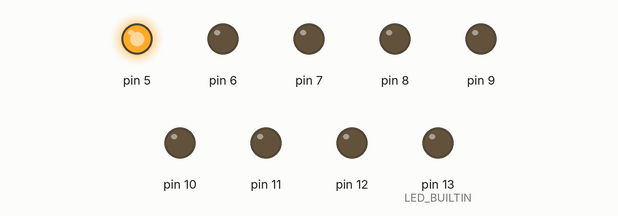
This sketch was run on a simulated Arduino Uno, built with avr-gcc and run on an emulated ATmega328P. Shown: output pins drawn as LEDs (lit = HIGH).

Above: at 0.5 s.
At 2.5 s:
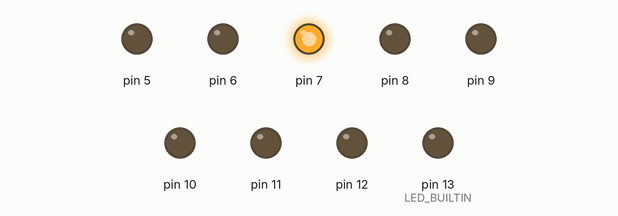
At 3.5 s:
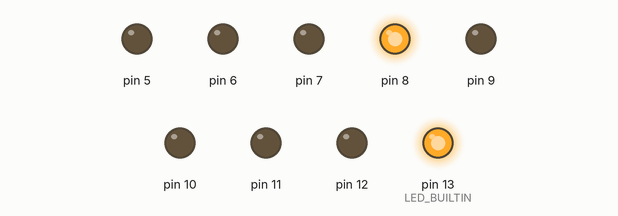
At 4.5 s:
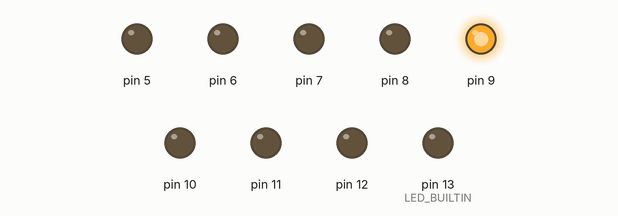
At 6.5 s:
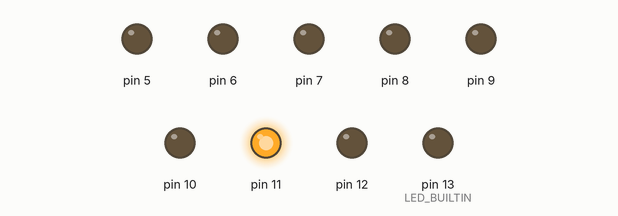
At 9.5 s:
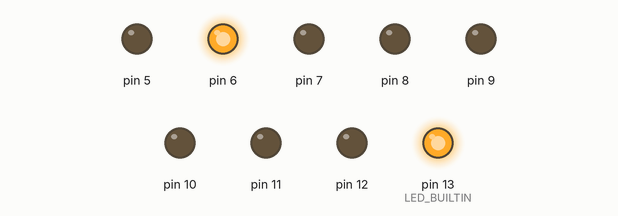
Timing chart, 0 to 10.4 s (numbered marks = the images above):
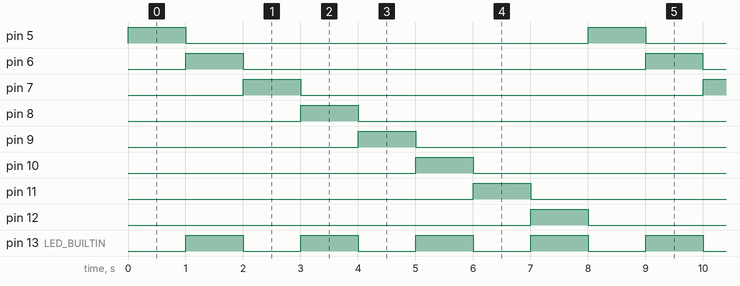

The sketch:

NetworkTester.ino
```cpp
void setup() {

    // Inicializamos el led de estado del Arduino
    pinMode(LED_BUILTIN, OUTPUT);

    // Inicializamos puertos 5 a 12 de cabecera de red
    for (int i = 5; i < 13; i++)
        pinMode(i, OUTPUT);

}

int blinky = 0;

void loop() {
        for (int i = 5; i < 13; i++) {

            // Cambiamos de pin cada segundo
            digitalWrite(i, HIGH);
            delay(1000);
            digitalWrite(i, LOW);

            // Parpadeamos el led de estado
            digitalWrite(LED_BUILTIN, ++blinky & 0x01);
        }
}
```

Measured:
- by itself, pin 5–12: alternates HIGH for 1.0 s and LOW for 7.0 s
- by itself, pin 13 (LED_BUILTIN): alternates HIGH for 1.0 s and LOW for 1.0 s
- by itself, everything shown: repeats every 8.0 s, in 9 steps
